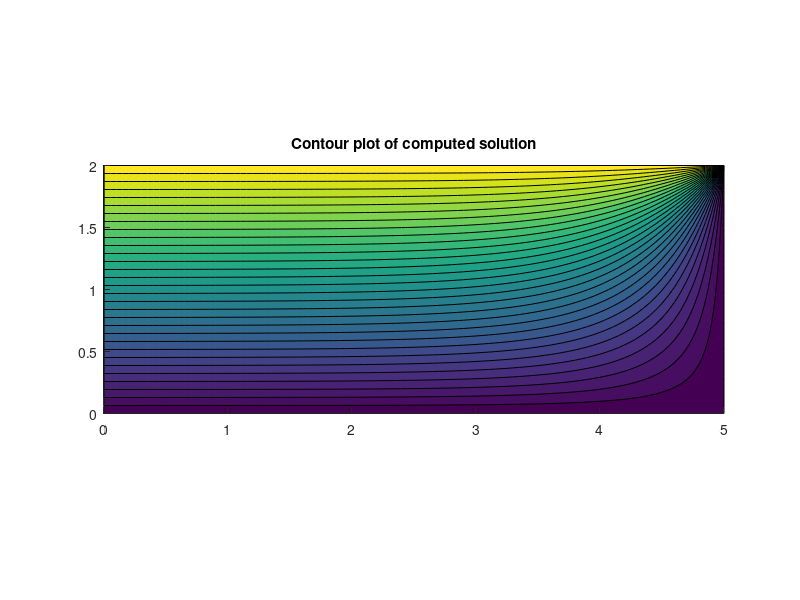
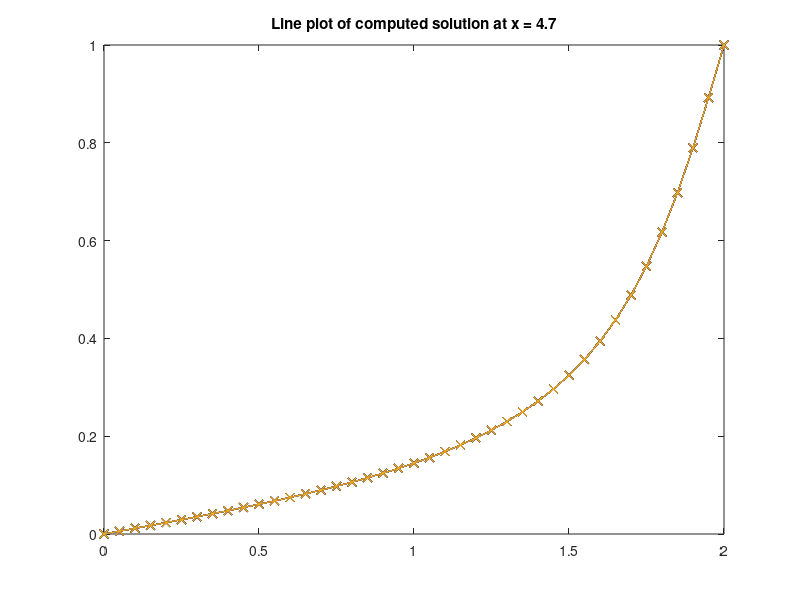

Here is the MATLAB script that generated these plots, in order:
% MT2 -- solve the Poisson problem u_{xx} + u_{yy} = 0
% on [0,5] x [0,2].  
%
% with BC's u(x,0) = 0, u(x,2) = 1
% u(0,y) = y/2, u(5,y) = 0
% 
% The 5-point Laplacian is used at interior grid points.
% This system of equations is then solved using backslash.

a = 0;  
b = 5; 
c = 0;
d = 2;
m = 99;
n = 39; % chosen so that step-size is equal in both directions
h = (b-a)/(m+1);
x = linspace(a,b,m+2);   % grid points x including boundaries
y = linspace(c,d,n+2);   % grid points y including boundaries


[X,Y] = meshgrid(x,y);      % 2d arrays of x,y values
X = X';                     % transpose so that X(i,j),Y(i,j) are
Y = Y';                     % coordinates of (i,j) point

Iint = 2:m+1;              % indices of interior points in x
Jint = 2:n+1;              % indices of interior points in y
Xint = X(Iint,Jint);       % interior points
Yint = Y(Iint,Jint);

rhs = zeros(m,n);          % rhs f = 0, is modified below for BC's

% set boundary conditions around edges of usoln array:
% warning: entry (1,1) corresponds to bottom left corner of domain
% turn head 90 deg clockwise to view entries of usoln as points on plot
usoln = zeros(m+2,n+2);

for j = 1:n+2
usoln(1,j) = (d-c)/(n+1)*(j-1)/2; %u(0,y) = y/2
end

usoln(:,1) = 0; %u(x,0) = 0
usoln(:,n+2) = 1; %u(x,2) = 1
usoln(m+2,:) = 0; %u(5,y) = 0


% adjust the rhs to include boundary terms:
rhs(:,1) = rhs(:,1) - usoln(Iint,1)/h^2;
rhs(:,n) = rhs(:,n) - usoln(Iint,n+2)/h^2;
rhs(1,:) = rhs(1,:) - usoln(1,Jint)/h^2;
rhs(m,:) = rhs(m,:) - usoln(m+2,Jint)/h^2;


% convert the 2d grid function rhs into a column vector for rhs of system:
F = reshape(rhs,m*n,1);

% form matrix A:
I = speye(m);
J = speye(n);
e = ones(m,1);
f = ones(n,1);
T = spdiags([e -4*e e],[-1 0 1],m,m);
S = spdiags([f f],[-1 1],n,n);
%  kron(where to copy to make big matrix, the little matrix to copy)
A = (kron(J,T) + kron(S,I)) / h^2;

% Solve the linear system:
uvec = A\F;  

% reshape vector solution uvec as a grid function and 
% insert this interior solution into usoln for plotting purposes:
% (recall boundary conditions in usoln are already set) 

usoln(Iint,Jint) = reshape(uvec,m,n);

clf
hold on
% plot solution:
contourf(X,Y,usoln,30,'k')
axis([a b c d])
daspect([1 1 1])
title('Contour plot of computed solution')
hold off
figure(2);
plot(Y, usoln(95,:),'-x')
title('Line plot of computed solution at x = 4.7')
fprintf('u(4.85,1.9) = %7.5f \n', usoln(98,39) )